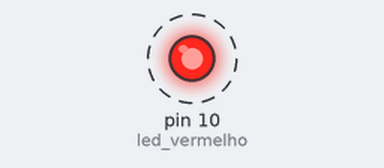
A sketch run on a simulated Arduino Uno, built with avr-gcc and run on an emulated ATmega328P. On the bench: output pins drawn as LEDs (lit = HIGH). Dashed ring = blinking.

Above: at 0.5 s.
Timing chart, 0 to 4.6 s (numbered marks = the images above):
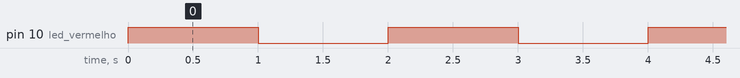

Measured:
- by itself, pin 10 (led_vermelho): alternates HIGH for 1.0 s and LOW for 1.0 s

The sketch:

Aula1.ino
```cpp
// ligando e desligando o led

#define led_vermelho 10

void setup() {
  pinMode(led_vermelho, OUTPUT);        // led é uma saída de dados, então é output
}

void loop() {
  digitalWrite(led_vermelho, HIGH);    // ascender o led utilizando o HIGH
  delay(1000);                         // espera de um segundo (1000 ms) com o led ligado
  digitalWrite(led_vermelho, LOW);     // desligar um led utilizando o LOW
  delay(1000);                         // espera de um segundo (1000 ms) com o led desligado
}
```
